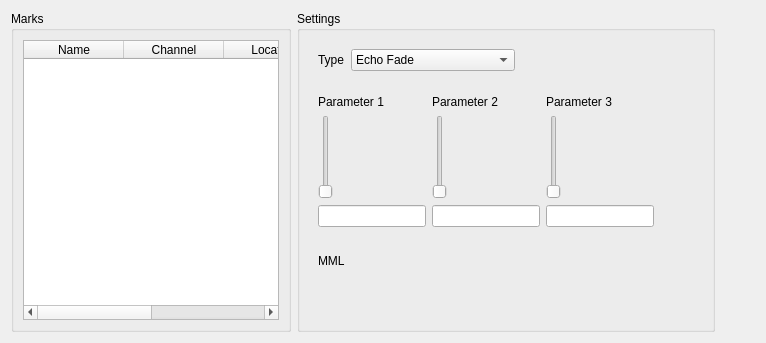
          <widget class="QWidget" name="advanced_tab">
           <attribute name="title">
            <string>Advanced</string>
           </attribute>
           <layout class="QHBoxLayout" name="horizontalLayout_10">
            <item>
             <widget class="QGroupBox" name="advanced_list_box">
              <property name="title">
               <string>Marks</string>
              </property>
              <layout class="QVBoxLayout" name="verticalLayout_2">
               <item>
                <widget class="QTableWidget" name="advanced_list">
                 <property name="columnCount">
                  <number>4</number>
                 </property>
                 <column>
                  <property name="text">
                   <string>Name</string>
                  </property>
                 </column>
                 <column>
                  <property name="text">
                   <string>Channel</string>
                  </property>
                 </column>
                 <column>
                  <property name="text">
                   <string>Location</string>
                  </property>
                 </column>
                 <column>
                  <property name="text">
                   <string>Description</string>
                  </property>
                 </column>
                </widget>
               </item>
              </layout>
             </widget>
            </item>
            <item>
             <widget class="QGroupBox" name="advanced_settings_box">
              <property name="title">
               <string>Settings</string>
              </property>
              <layout class="QVBoxLayout" name="verticalLayout_9">
               <item>
                <widget class="QWidget" name="advanced_type_box" native="true">
                 <layout class="QGridLayout" name="gridLayout">
                  <item row="0" column="1">
                   <widget class="QComboBox" name="advanced_type">
                    <item>
                     <property name="text">
                      <string>Echo Fade</string>
                     </property>
                    </item>
                    <item>
                     <property name="text">
                      <string>Glissando</string>
                     </property>
                    </item>
                    <item>
                     <property name="text">
                      <string>Global Volume Fade</string>
                     </property>
                    </item>
                    <item>
                     <property name="text">
                      <string>Pan Fade</string>
                     </property>
                    </item>
                    <item>
                     <property name="text">
                      <string>Pitch Bend</string>
                     </property>
                    </item>
                    <item>
                     <property name="text">
                      <string>Pitch Envelope, Attack</string>
                     </property>
                    </item>
                    <item>
                     <property name="text">
                      <string>Pitch Envelope, Release</string>
                     </property>
                    </item>
                    <item>
                     <property name="text">
                      <string>Tremolo</string>
                     </property>
                    </item>
                    <item>
                     <property name="text">
                      <string>Vibrato</string>
                     </property>
                    </item>
                    <item>
                     <property name="text">
                      <string>Volume Fade</string>
                     </property>
                    </item>
                   </widget>
                  </item>
                  <item row="0" column="0">
                   <widget class="QLabel" name="advanced_type_label">
                    <property name="text">
                     <string>Type</string>
                    </property>
                   </widget>
                  </item>
                  <item row="0" column="2">
                   <spacer name="horizontalSpacer_11">
                    <property name="orientation">
                     <enum>Qt::Horizontal</enum>
                    </property>
                    <property name="sizeHint" stdset="0">
                     <size>
                      <width>40</width>
                      <height>20</height>
                     </size>
                    </property>
                   </spacer>
                  </item>
                 </layout>
                </widget>
               </item>
               <item>
                <widget class="QWidget" name="advanced_parameters_box" native="true">
                 <layout class="QGridLayout" name="gridLayout_30">
                  <item row="0" column="2">
                   <widget class="QLabel" name="advanced_param3_label">
                    <property name="text">
                     <string>Parameter 3</string>
                    </property>
                   </widget>
                  </item>
                  <item row="0" column="0">
                   <widget class="QLabel" name="advanced_param1_label">
                    <property name="text">
                     <string>Parameter 1</string>
                    </property>
                   </widget>
                  </item>
                  <item row="3" column="1">
                   <widget class="QLineEdit" name="advanced_param2_setting">
                    <property name="sizePolicy">
                     <sizepolicy hsizetype="Fixed" vsizetype="Fixed">
                      <horstretch>0</horstretch>
                      <verstretch>0</verstretch>
                     </sizepolicy>
                    </property>
                   </widget>
                  </item>
                  <item row="3" column="0">
                   <widget class="QLineEdit" name="advanced_param1_setting">
                    <property name="sizePolicy">
                     <sizepolicy hsizetype="Fixed" vsizetype="Fixed">
                      <horstretch>0</horstretch>
                      <verstretch>0</verstretch>
                     </sizepolicy>
                    </property>
                   </widget>
                  </item>
                  <item row="3" column="2">
                   <widget class="QLineEdit" name="advanced_param3_setting">
                    <property name="sizePolicy">
                     <sizepolicy hsizetype="Fixed" vsizetype="Fixed">
                      <horstretch>0</horstretch>
                      <verstretch>0</verstretch>
                     </sizepolicy>
                    </property>
                   </widget>
                  </item>
                  <item row="2" column="2">
                   <widget class="QSlider" name="advanced_param3_slider">
                    <property name="orientation">
                     <enum>Qt::Vertical</enum>
                    </property>
                   </widget>
                  </item>
                  <item row="2" column="1">
                   <widget class="QSlider" name="advanced_param2_slider">
                    <property name="orientation">
                     <enum>Qt::Vertical</enum>
                    </property>
                   </widget>
                  </item>
                  <item row="0" column="1">
                   <widget class="QLabel" name="advanced_param2_label">
                    <property name="text">
                     <string>Parameter 2</string>
                    </property>
                   </widget>
                  </item>
                  <item row="2" column="0">
                   <widget class="QSlider" name="advanced_param1_slider">
                    <property name="orientation">
                     <enum>Qt::Vertical</enum>
                    </property>
                   </widget>
                  </item>
                  <item row="2" column="3">
                   <spacer name="horizontalSpacer_10">
                    <property name="orientation">
                     <enum>Qt::Horizontal</enum>
                    </property>
                    <property name="sizeHint" stdset="0">
                     <size>
                      <width>40</width>
                      <height>20</height>
                     </size>
                    </property>
                   </spacer>
                  </item>
                 </layout>
                </widget>
               </item>
               <item>
                <widget class="QWidget" name="advanced_mml_box" native="true">
                 <layout class="QHBoxLayout" name="horizontalLayout_11">
                  <item>
                   <widget class="QLabel" name="advanced_mml_output_label">
                    <property name="text">
                     <string>MML</string>
                    </property>
                   </widget>
                  </item>
                  <item>
                   <widget class="QLabel" name="advanced_mml_output">
                    <property name="text">
                     <string/>
                    </property>
                   </widget>
                  </item>
                  <item>
                   <spacer name="horizontalSpacer_9">
                    <property name="orientation">
                     <enum>Qt::Horizontal</enum>
                    </property>
                    <property name="sizeHint" stdset="0">
                     <size>
                      <width>40</width>
                      <height>20</height>
                     </size>
                    </property>
                   </spacer>
                  </item>
                 </layout>
                </widget>
               </item>
               <item>
                <spacer name="verticalSpacer_2">
                 <property name="orientation">
                  <enum>Qt::Vertical</enum>
                 </property>
                 <property name="sizeHint" stdset="0">
                  <size>
                   <width>20</width>
                   <height>40</height>
                  </size>
                 </property>
                </spacer>
               </item>
              </layout>
             </widget>
            </item>
            <item>
             <spacer name="horizontalSpacer_8">
              <property name="orientation">
               <enum>Qt::Horizontal</enum>
              </property>
              <property name="sizeHint" stdset="0">
               <size>
                <width>40</width>
                <height>20</height>
               </size>
              </property>
             </spacer>
            </item>
           </layout>
          </widget>
